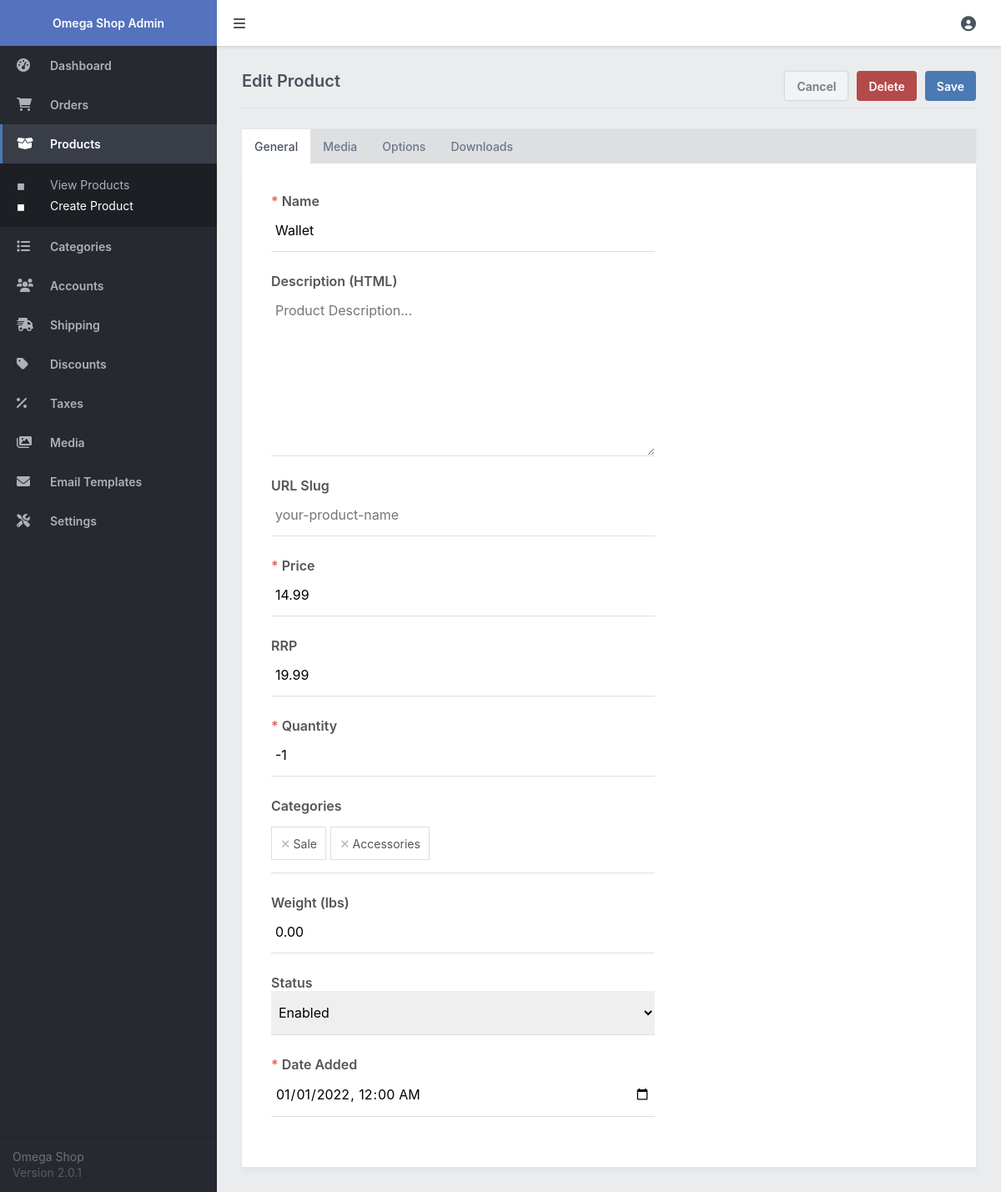
Screenshot of /admin/index.php?page=product&id=2 (signed in) with the database file from the repository.
### tables this page shows
CREATE TABLE `products` (
  `id` int(11) NOT NULL,
  `name` varchar(200) NOT NULL,
  `description` text NOT NULL,
  `price` decimal(7,2) NOT NULL,
  `rrp` decimal(7,2) NOT NULL DEFAULT 0.00,
  `quantity` int(11) NOT NULL,
  `date_added` datetime NOT NULL DEFAULT current_timestamp(),
  `weight` decimal(7,2) NOT NULL DEFAULT 0.00,
  `url_slug` varchar(255) NOT NULL DEFAULT '',
  `status` tinyint(1) NOT NULL DEFAULT 1
);

CREATE TABLE `categories` (
  `id` int(11) NOT NULL,
  `name` varchar(255) NOT NULL,
  `parent_id` int(11) NOT NULL DEFAULT 0
);

### admin/index.php (called while the page is built, shortened)
<?php
include '../functions.php';
$page = isset($_GET['page']) && file_exists($_GET['page'] . '.php') ? $_GET['page'] : 'dashboard';
include $page . '.php';
?>

### admin/product.php (the view, shortened to what this page needs)
<?php
$product = [
    'name' => '',
    'description' => '',
    'price' => '',
    'rrp' => '',
    'quantity' => '',
    'date_added' => date('Y-m-d\TH:i'),
    'media' => [],
    'categories' => [],
    'options' => [],
    'downloads' => [],
    'weight' => '',
    'url_slug' => '',
    'status' => 1
];
if (isset($_GET['id'])) {
    $page = 'Edit';
    $stmt = $pdo->prepare('SELECT * FROM products WHERE id = ?');
    $stmt->execute([ $_GET['id'] ]);
    $product = $stmt->fetch(PDO::FETCH_ASSOC);
    $stmt = $pdo->prepare('SELECT m.*, pm.position, pm.id AS product_id FROM media m JOIN products_media pm ON pm.media_id = m.id JOIN products p ON p.id = pm.product_id WHERE p.id = ? ORDER BY pm.position');
    $stmt->execute([ $_GET['id'] ]);
    $product['media'] = $stmt->fetchAll(PDO::FETCH_ASSOC);
    $stmt = $pdo->prepare('SELECT c.name, c.id FROM products_categories pc JOIN categories c ON c.id = pc.category_id WHERE pc.product_id = ?');
    $stmt->execute([ $_GET['id'] ]);
    $product['categories'] = $stmt->fetchAll(PDO::FETCH_ASSOC);
    $stmt = $pdo->prepare('SELECT title, type, GROUP_CONCAT(name) AS list FROM products_options WHERE product_id = ? GROUP BY title, type, position ORDER BY position');
    $stmt->execute([ $_GET['id'] ]);
    $product['options'] = $stmt->fetchAll(PDO::FETCH_ASSOC);
    $stmt = $pdo->prepare('SELECT * FROM products_options WHERE product_id = ? ORDER BY id');
    $stmt->execute([ $_GET['id'] ]);
    $product['options_full'] = $stmt->fetchAll(PDO::FETCH_ASSOC);
    $stmt = $pdo->prepare('SELECT * FROM products_downloads WHERE product_id = ? ORDER BY position');
    $stmt->execute([ $_GET['id'] ]);
    $product['downloads'] = $stmt->fetchAll(PDO::FETCH_ASSOC);
}
?>
<?=template_admin_header($page . ' Product', 'products', 'manage')?>
<form action="" method="post">
    <div class="content-title responsive-flex-wrap responsive-pad-bot-3">
        <h2 class="responsive-width-100"><?=$page?> Product</h2>
        <a href="index.php?page=products" class="btn alt mar-right-2">Cancel</a>
        <?php if ($page == 'Edit'): ?>
        <input type="submit" name="delete" value="Delete" class="btn red mar-right-2" onclick="return confirm('Are you sure you want to delete this product?')">
        <?php endif; ?>
        <input type="submit" name="submit" value="Save" class="btn">
    </div>
    <div class="tabs">
        <a href="#" class="active">General</a>
        <a href="#">Media</a>
        <a href="#">Options</a>
        <a href="#">Downloads</a>
    </div>
    <div class="content-block tab-content active">
        <div class="form responsive-width-100">
            <label for="name"><i class="required">*</i> Name</label>
            <input id="name" type="text" name="name" placeholder="Name" value="<?=$product['name']?>" required>
            <label for="description">Description (HTML)</label>
            <textarea id="description" name="description" placeholder="Product Description..."><?=$product['description']?></textarea>
            <label for="url_slug">URL Slug</label>
            <input id="url_slug" type="text" name="url_slug" placeholder="your-product-name" value="<?=$product['url_slug']?>" title="If the rewrite URL setting is enabled, the URL slug will appear after the trailing slash as opposed to the product ID.">
            <label for="price"><i class="required">*</i> Price</label>
            <input id="price" type="number" name="price" placeholder="Price" min="0" step=".01" value="<?=$product['price']?>" required>
            <label for="rrp">RRP</label>
            <input id="rrp" type="number" name="rrp" placeholder="RRP" min="0" step=".01" value="<?=$product['rrp']?>">
            <label for="quantity"><i class="required">*</i> Quantity</span></label>
            <input id="quantity" type="number" name="quantity" placeholder="Quantity" min="-1" value="<?=$product['quantity']?>" title="-1 = unlimited" required>
            <label for="category">Categories</label>
            <div class="multiselect" data-name="categories[]">
                <?php foreach ($product['categories'] as $cat): ?>
                <span class="item" data-value="<?=$cat['id']?>">
                    <i class="remove">&times;</i><?=$cat['name']?>
                </span>
                <?php endforeach; ?>
                <input type="text" class="search" id="category" placeholder="Categories">
            </div>
            <label for="weight">Weight (lbs)</span></label>
            <input id="weight" type="number" name="weight" placeholder="Weight (lbs)" min="0" value="<?=$product['weight']?>">
            <label for="status">Status</label>
            <select id="status" name="status">
                <option value="1"<?=$product['status']==1?' selected':''?>>Enabled</option>
            </select>
            <label for="date"><i class="required">*</i> Date Added</label>
            <input id="date" type="datetime-local" name="date" placeholder="Date" value="<?=date('Y-m-d\TH:i', strtotime($product['date_added']))?>" required>
        </div>
    </div>
</form>
<?=template_admin_footer('initProduct()')?>

### admin/admin.css (style rules this page uses)
* { box-sizing: border-box; font-family: -apple-system, BlinkMacSystemFont, "segoe ui", roboto, oxygen, ubuntu, cantarell, "fira sans", "droid sans", "helvetica neue", Arial, sans-serif; font-size: 16px; }
html { height: 100%; }
body { position: relative; min-height: 100%; color: #555555; background-color: #ebeced; margin: 0; }
h1, h2, h3, h4, h5 { color: #4a5361; margin: 0; padding: 0; }
main h2 { font-size: 20px; padding-bottom: 20px; font-weight: 600; }
main .content-title { border-bottom: 1px solid #dbdddf; display: flex; }
main .content-title h2 { flex: 1; }
main .content-title .btn { height: 36px; }
main .content-block { background-color: #fff; margin-top: 25px; padding: 15px; box-shadow: 0px 0px 5px 1px rgba(0, 0, 0, 0.03); overflow: hidden; }
main .tabs { display: flex; overflow-x: auto; -webkit-overflow-scrolling: touch; background-color: #dedfe1; margin-top: 25px; box-shadow: 0px 0px 4px 1px rgba(0, 0, 0, 0.03); z-index: 100; }
main .tabs a { display: flex; text-decoration: none; padding: 12px 15px; border: 0; color: #6b788c; font-weight: 500; font-size: 14px; }
main .tabs a.active { color: #4a5361; background-color: #fff; }
main .tabs ~ .content-block { margin-top: 0; box-shadow: 0px 6px 5px 1px rgba(0, 0, 0, 0.03); }
main .tab-content { display: none; }
main .tab-content.active { display: block; }
main .form { display: flex; flex-flow: column; width: 500px; padding: 20px; }
main .form input[type="text"], main .form input[type="password"], main .form input[type="datetime-local"], main .form input[type="email"], main .form input[type="number"], main .form textarea, main .form select { width: 100%; padding: 15px 5px; margin-bottom: 25px; border: 0; border-bottom: 1px solid #dedfe1; }
main .form textarea { height: 200px; }
main .form label { display: block; font-weight: 600; }
main .form label .required { font-style: normal; color: #e26060; }
main .form .multiselect { position: relative; display: flex; flex-flow: wrap; border-bottom: 1px solid #dedfe1; padding-bottom: 10px; margin: 15px 0 25px 0; margin-bottom: 25px; }
main .form .multiselect > .item { display: inline-flex; border: 1px solid #dedfe1; padding: 0 10px; height: 40px; margin: 0 5px 5px 0; font-size: 14px; justify-content: center; align-items: center; }
main .form .multiselect > .item .remove { font-style: normal; cursor: pointer; font-size: 19px; margin-right: 3px; margin-top: -2px; color: #b5b9bd; }
main .form .multiselect input { height: 40px; width: 80px; flex-grow: 1; padding: 0; margin: 0; outline: 0; border: 0; }
.btn { display: inline-flex; align-items: center; justify-content: center; text-decoration: none; appearance: none; cursor: pointer; border: 0; background: #4a79b4; color: #ffffff; padding: 0 14px; font-size: 14px; font-weight: 600; border-radius: 4px; height: 38px; }
.btn.red { background: #b44a4a; }
.btn.alt { color: #75797e; border: 1px solid #d4dbde; box-shadow: 0px 0px 3px 1px rgba(0, 0, 0, 0.03); background: #f1f3f4; }
.mar-right-2 { margin-right: 10px; }

### rows the page displays
products: name "Wallet", price "14.99", rrp "19.99", quantity "-1", weight "0.00", status "Enabled", date "01/01/2022 00:00"
categories: $cat['id'] 3 (drawn), name "Sale"
categories: $cat['id'] 4 (drawn), name "Accessories"

### other values shown
$page "Edit"
